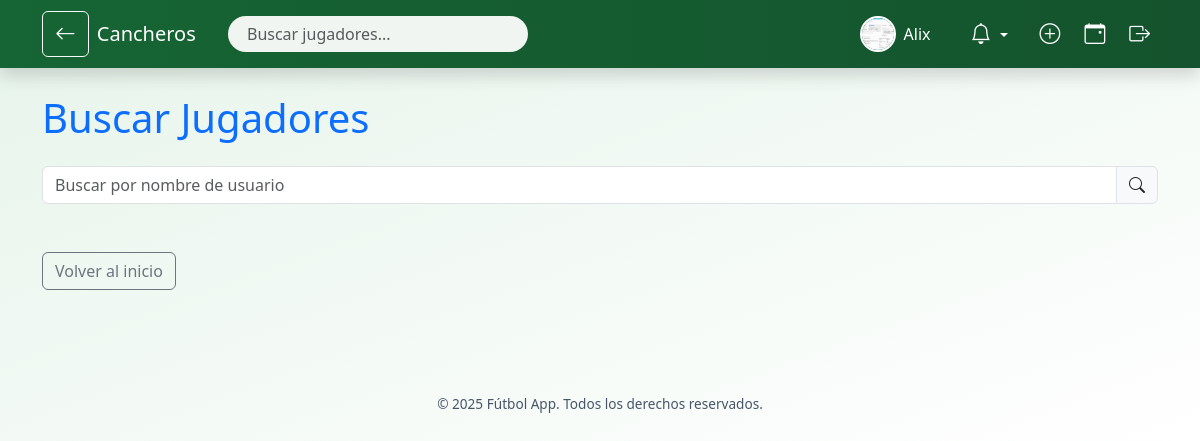
Page /buscar (signed in) on the committed database.
### models.py (models this page shows, shortened)
class User(UserMixin, db.Model):
    __tablename__ = 'user'
    id = db.Column(db.Integer, primary_key=True)
    username = db.Column(db.String(100), unique=True, nullable=False)
    password = db.Column(db.String(200), nullable=False)
    foto_perfil = db.Column(db.String(120), default='default.jpg')
    calificaciones_recibidas = db.relationship(
        'Calificacion', foreign_keys='Calificacion.evaluado_id',
        back_populates='evaluado', lazy='dynamic'
    )
    calificaciones_realizadas = db.relationship(
        'Calificacion', foreign_keys='Calificacion.evaluador_id',
        back_populates='evaluador', lazy='dynamic'
    )
    inscripciones = db.relationship('Inscripcion', back_populates='user', lazy='dynamic')
    partidos_creados = db.relationship('Partido', back_populates='organizador', lazy='dynamic')
    amistades_enviadas = db.relationship('Amistad',
                                         foreign_keys='Amistad.usuario_id',
                                         backref='solicitante', lazy='dynamic')
    amistades_recibidas = db.relationship('Amistad',
                                          foreign_keys='Amistad.amigo_id',
                                          backref='receptor', lazy='dynamic')

### app.py (the view)
@app.route('/buscar')
@login_required
def buscar():
    query = request.args.get('q', '')
    resultados = []
    if query:
        resultados = User.query.filter(User.username.ilike(f"%{query}%"), User.id != current_user.id).all()
    return render_template('buscar.html', query=query, resultados=resultados, amistades_enviadas=current_user.amistades_enviadas)

### app.py (called while the page is built)
@login_manager.user_loader
def load_user(user_id):
    return User.query.get(int(user_id))

@app.context_processor
def utility_processor():
    def calificacion_jugador_en_partido(jugador, partido_id):
        calificaciones = [c.puntuacion for c in jugador.calificaciones_recibidas if c.partido_id == partido_id]
        if calificaciones:
            return round(sum(calificaciones) / len(calificaciones), 2)
        return None
    return dict(calificacion_jugador_en_partido=calificacion_jugador_en_partido)

@app.context_processor
def inject_notificaciones():
    if current_user.is_authenticated:
        solicitudes = Amistad.query.filter_by(amigo_id=current_user.id, confirmada=False).count()
        invitaciones = Invitacion.query \
            .filter_by(usuario_id=current_user.id) \
            .join(Partido).filter(Partido.cerrado == False).count()
        return {
            'solicitudes_count': solicitudes,
            'invitaciones_count': invitaciones
        }
    return {
        'solicitudes_count': 0,
        'invitaciones_count': 0
    }

### templates/buscar.html (shortened to what this page needs)
{% extends 'base.html' %}
{% block content %}
<div class="container py-4">
    <h1 class="mb-4 text-primary">Buscar Jugadores</h1>
    <div class="input-group mb-4">
        <input type="text" id="input-busqueda" class="form-control" placeholder="Buscar por nombre de usuario">
        <span class="input-group-text"><i class="bi bi-search"></i></span>
    </div>
    <div class="mt-4">
        <a href="{{ url_for('index') }}" class="btn btn-outline-secondary">Volver al inicio</a>
    </div>
</div>
{% endblock %}

### templates/base.html (shortened to what this page needs)
<!DOCTYPE html>
<html lang="es">
<head>
    <link href="https://cdn.jsdelivr.net/npm/bootstrap@5.3.3/dist/css/bootstrap.min.css" rel="stylesheet">
    <link href="https://cdn.jsdelivr.net/npm/bootstrap-icons@1.11.0/font/bootstrap-icons.css" rel="stylesheet">
    <link href="https://cdn.jsdelivr.net/npm/bootstrap@5.3.0/dist/css/bootstrap.min.css" rel="stylesheet">
    <link href="https://cdnjs.cloudflare.com/ajax/libs/font-awesome/6.4.0/css/all.min.css" rel="stylesheet">
    <link href="https://cdn.jsdelivr.net/npm/bootstrap-icons@1.10.5/font/bootstrap-icons.css" rel="stylesheet">
</head>
<body>
<nav class="navbar navbar-expand-lg fixed-top shadow">
    <div class="container">
        {% if request.endpoint not in ['index', 'inicio'] %}
        <a href="javascript:history.back()" class="btn btn-outline-light me-2" data-bs-toggle="tooltip" title="Volver">
            <i class="bi bi-arrow-left"></i>
        </a>
        {% endif %}
        <a class="navbar-brand" href="{{ url_for('index') if current_user.is_authenticated else url_for('inicio') }}">
             Cancheros
        </a>
        <div class="collapse navbar-collapse" id="mainNavbar">
            {% if current_user.is_authenticated %}
                <form class="d-flex position-relative me-auto ms-3" style="width: 300px;" onsubmit="return false;">
                    <input id="busqueda-nav" type="search" class="form-control" placeholder="Buscar jugadores..." autocomplete="off">
                </form>
            {% endif %}
            <ul class="navbar-nav ms-auto align-items-center">
                {% if current_user.is_authenticated %}
                    <li class="nav-item me-3 d-flex align-items-center gap-2">
    <a href="{{ url_for('perfil_usuario', user_id=current_user.id) }}"
       class="d-flex align-items-center text-decoration-none nav-link {% if request.endpoint == 'perfil_usuario' %}nav-active{% endif %}"
       data-bs-toggle="tooltip" title="Mi perfil">
        <img src="{{ url_for('static', filename='profile_pics/' ~ current_user.foto_perfil) }}"
             alt="Perfil" class="nav-profile-img" width="30" height="30">
        <span class="ms-2 text-white">{{ current_user.username }}</span>
    </a>
</li>
                    <li class="nav-item dropdown me-2 notification-icon" data-bs-toggle="tooltip" title="Notificaciones">
                        <a class="nav-link dropdown-toggle" href="#" role="button" data-bs-toggle="dropdown">
                            <i class="bi bi-bell"></i>
                        </a>
                    </li>
                    <li class="nav-item" data-bs-toggle="tooltip" title="Crear partido">
    <a class="nav-link {% if request.endpoint == 'crear_partido' %}nav-active{% endif %}" href="{{ url_for('crear_partido') }}">
        <i class="bi bi-plus-circle"></i>
    </a>
</li>
<li class="nav-item" data-bs-toggle="tooltip" title="Eventos">
    <a class="nav-link {% if request.endpoint == 'index' %}nav-active{% endif %}" href="{{ url_for('index') }}">
        <i class="bi bi-calendar-event"></i>
    </a>
</li>
                    <li class="nav-item" data-bs-toggle="tooltip" title="Cerrar sesión">
                        <a class="nav-link text-warning" href="{{ url_for('logout') }}">
                            <i class="bi bi-box-arrow-right"></i>
                        </a>
                    </li>
                {% endif %}
            </ul>
        </div>
    </div>
</nav>
<main class="container-fluid contenido">
    {% block content %}{% endblock %}
</main>
<footer>
    © {{ current_year or 2025 }} Fútbol App. Todos los derechos reservados.
</footer>
</body>
</html>

### templates/base.html (style rules this page uses)
body { background: linear-gradient(to bottom right, #e6f4ea, #ffffff); font-family: 'Segoe UI', Tahoma, Geneva, Verdana, sans-serif; padding-top: 70px; color: #1e293b; }
.navbar { background: linear-gradient(to right, #166534, #14532d); padding: 0.5rem 1rem; box-shadow: 0 2px 8px rgba(0, 0, 0, 0.08); }
.navbar .navbar-brand, .navbar .nav-link, .navbar .dropdown-toggle { color: #ffffff !important; font-weight: 500; }
.nav-profile-img { width: 36px; height: 36px; object-fit: cover; border-radius: 50%; border: 2px solid white; }
.navbar .bi { font-size: 1.3rem; }
.navbar .nav-item { margin-left: 0.5rem; }
footer { background: transparent; color: #475569; font-size: 0.85rem; padding: 2rem 0; text-align: center; margin-top: 3rem; }
.notification-icon { position: relative; }
form.d-flex input[type="search"] { border-radius: 20px; padding-left: 1.2rem; background-color: #f1f5f1; border: none; }
.navbar .nav-link i { transition: transform 0.2s, color 0.2s; }
.nav-link { transition: color 0.2s ease, transform 0.2s ease; }
.nav-item .nav-profile-img { transition: transform 0.2s ease; }
.nav-item .nav-profile-img { transition: transform 0.2s ease; border-radius: 50%; }

### rows in the picture
User: foto_perfil (picture), username "Alix"

### other values in the picture
{{ current_year or 2025 }} "2025"
